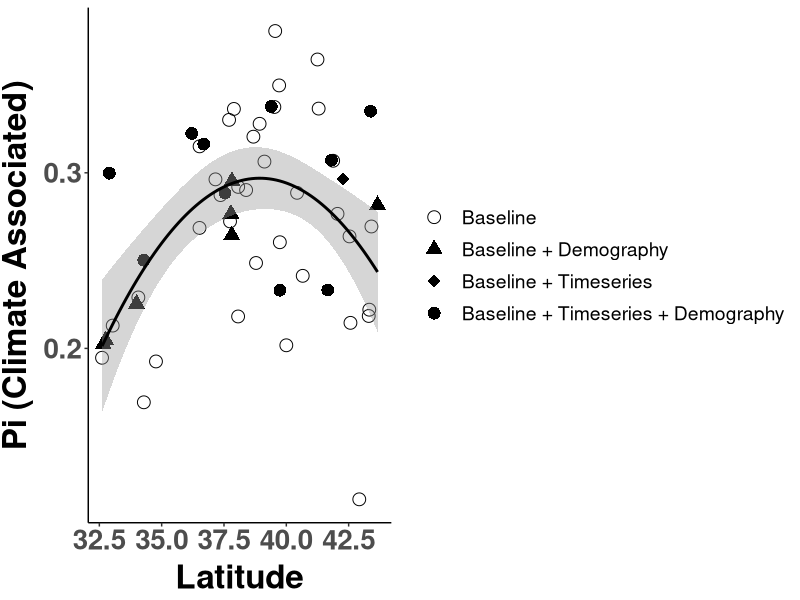

This chart was generated by the following R code: (Note: this script raises an error after producing the figure.)
##################################################################################
## Pi Latitude Plots
## Author Daniel Anstett
## 
## 
## Last Modified Jan 20, 2023
###################################################################################

# Remove objects and clear workspace
rm(list = ls(all=TRUE))

#Library install and import
library(tidyverse) 
library(car)
library(ggrepel)
library(RColorBrewer)
library(cowplot)

###################################################################################
#Import data & Prepare data frame
#Baseline & Timeseries
all_pop <- read_csv("data/genomic_data/Baseline_Timeseries_pops_final2.csv")%>% filter(Paper_ID<56) %>% filter(Paper_ID!=12)

all_pop <- all_pop %>% mutate()

#Pi
pi_df <- read_csv("data/genomic_data/baseline_pi.csv")
#mean(pi_df$pi_all_snps)
pi_all_pop <-left_join(all_pop,pi_df,by=c("Paper_ID"="Site"))
###################################################################################

#stats
lm1 <- lm(pi_snp_set~Lat,data=pi_all_pop)
summary(lm1)
Anova(lm1,type="III")

lm2 <- lm(pi_snp_set~poly(Lat,2),data=pi_all_pop)
summary(lm2)
Anova(lm2,type="III")

lm3 <- lm(pi_all_snps~Lat,data=pi_all_pop)
summary(lm3)
Anova(lm3,type="III")

lm4 <- lm(pi_snp_set~pi_all_snps,data=pi_all_pop)
summary(lm4)
Anova(lm4,type="III")


###########################################################################################################
#Make Latitude-pi graphs

# N-S color gradient

#color.list <- c("Baseline"="grey40","Timeseries_Demography"="red","Timeseries"="cyan2","Demography"="orange")



#Pi (Climate-Associated) vs. Latitude
ggplot(pi_all_pop, aes(x=Lat, y=pi_snp_set)) + 
  #geom_point(aes(fill=as.factor(round(Lat, 1))),shape=21,size =6)+
  geom_point(aes(shape=Type), size=4) +
  stat_smooth(method=lm, color="black", formula = y ~ x + I(x^2), aes(group=1)) + 
  scale_y_continuous(name="Pi (Climate Associated)")+
  scale_x_continuous(name="Latitude")+
  #,breaks=c(0.025,0.03,0.035,0.04,0.045))+
  scale_shape_manual(values = c(1,17,18,16))+
  #scale_fill_manual(values=color.list) +
  theme_classic() + theme(
    axis.text.x = element_text(size=20, face="bold"),
    axis.text.y = element_text(size=20,face="bold"),
    axis.title.x = element_text(color="black", size=24, vjust = 0.5, face="bold"),
    axis.title.y = element_text(color="black", size=24,vjust = 1.7, face="bold",hjust=0.5),
    legend.title = element_blank(),#legend.position="none",
    legend.text = element_text(size = 14),  # Increase the size of the legend text
    legend.key.size = unit(2, "lines"),  # Increase the size of the legend dots
    legend.key.height = unit(1.6, "lines") #Reduce height
  )
ggsave("Graphs/Pi_latitude/1_lat_pi_snp_set.pdf",width=11, height = 5.5, units = "in")


#Pi (Genome-wide) vs. Latitude
ggplot(pi_all_pop, aes(x=Lat, y=pi_all_snps)) + 
  geom_point(aes(shape=Type), size=4) +
  stat_smooth(method = lm, color = "black", aes(group=1)) +
  scale_y_continuous(name="Pi (Genome-Wide)")+
  scale_x_continuous(name="Latitude")+
  #,breaks=c(0.025,0.03,0.035,0.04,0.045))+
  scale_shape_manual(values = c(1,17,18,16))+
  #scale_fill_manual(values=color.list) +
  theme_classic() + theme(
    axis.text.x = element_text(size=20, face="bold"),
    axis.text.y = element_text(size=20,face="bold"),
    axis.title.x = element_text(color="black", size=24, vjust = 0.5, face="bold"),
    axis.title.y = element_text(color="black", size=24,vjust = 1.7, face="bold",hjust=0.5),
    legend.title = element_blank(), #legend.position="none",
    legend.text = element_text(size = 14),  # Increase the size of the legend text
    legend.key.size = unit(2, "lines"),  # Increase the size of the legend dots
    legend.key.height = unit(1.6, "lines") #Reduce height
  )
ggsave("Graphs/Pi_latitude/2_lat_pi_global.pdf",width=11, height = 5.5, units = "in")


#Adaptive vs neutral Pi
ggplot(pi_all_pop, aes(x = pi_all_snps, y = pi_snp_set)) + 
  geom_point(aes(shape=Type), size=4) +
  stat_smooth(method = lm, color = "black", aes(group=1)) +
  scale_y_continuous(name="Pi (Climate Associated)", breaks=c(0, 0.1, 0.2, 0.3, 0.4)) +
  scale_x_continuous(name="Pi (Genome-Wide)", breaks=c(0, 0.1, 0.2, 0.3)) +
  scale_shape_manual(values = c(1,17,18,16))+
  #scale_fill_manual(values=color.list) +
  theme_classic() + theme(
    axis.text.x = element_text(size=20, face="bold"),
    axis.text.y = element_text(size=20,face="bold"),
    axis.title.x = element_text(color="black", size=24, vjust = 0.5, face="bold"),
    axis.title.y = element_text(color="black", size=24,vjust = 1.7, face="bold",hjust=0.5),
    legend.title = element_blank(),
    legend.text = element_text(size = 14),  # Increase the size of the legend text
    legend.key.size = unit(2, "lines"),  # Increase the size of the legend dots
    legend.key.height = unit(1.6, "lines") #Reduce height
  )
ggsave("Graphs/Pi_latitude/3_pi_vs_pi.pdf",width=11, height = 5.5, units = "in")




####################### Old with colors ####################### 

#Pi  
ggplot(pi_all_pop, aes(x=Lat, y=pi_snp_set,fill=Type)) + 
  #geom_point(aes(fill=as.factor(round(Lat, 1))),shape=21,size =6)+
  geom_point(aes(x=Lat,y=pi_snp_set),shape=21,size =4)+
  #stat_smooth(method=lm,color="black",formula = y ~ x+I(x^2))+
  scale_y_continuous(name="Pi (Climate Associated)")+
  scale_x_continuous(name="Latitude")+
  #,breaks=c(0.025,0.03,0.035,0.04,0.045))+
  scale_fill_manual(values=color.list) +
  theme_classic() + theme(
    axis.text.x = element_text(size=20, face="bold"),
    axis.text.y = element_text(size=20,face="bold"),
    axis.title.x = element_text(color="black", size=24, vjust = 0.5, face="bold"),
    axis.title.y = element_text(color="black", size=24,vjust = 1.7, face="bold",hjust=0.5),
    legend.title = element_blank(),legend.position="none",
    legend.text = element_text(size = 14),  # Increase the size of the legend text
    legend.key.size = unit(2, "lines"),  # Increase the size of the legend dots
    legend.key.height = unit(1.6, "lines") #Reduce height
  )
#ggsave("Graphs/Pi_latitude/1_lat_pi_snp_set.pdf",width=6, height = 5.5, units = "in")
